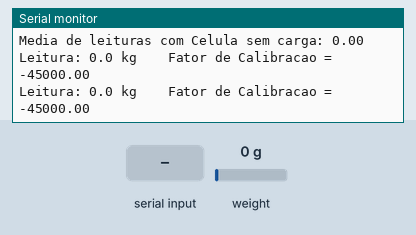
Recording of a sketch running on a simulated Arduino Uno, built with avr-gcc and run on an emulated ATmega328P. On the bench: the last lines printed to the serial monitor. Inputs (shaded band) come from the test bench; at power-on: weight on the scale 0 g.

Above: at 3.2 s.
3.3 s: weight on the scale set to 100 g
At 4.7 s:
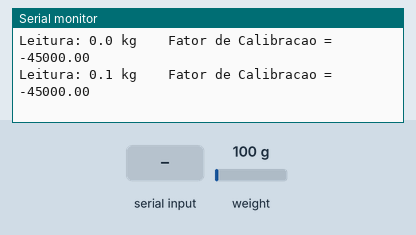
4.8 s: "x" received over Serial
6.3 s: "v" received over Serial
At 7.7 s:
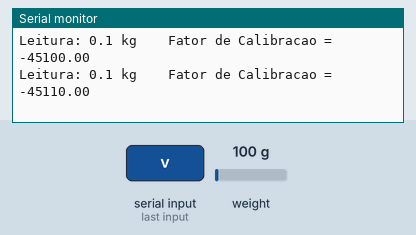
7.8 s: weight on the scale set to 1250 g
At 9.2 s:
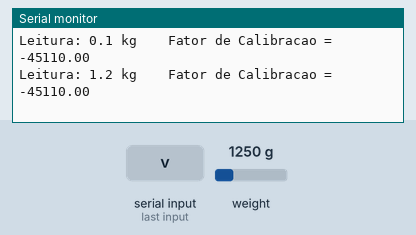
Timing chart, 0 to 10.3 s (numbered marks = the images above; inputs shaded):
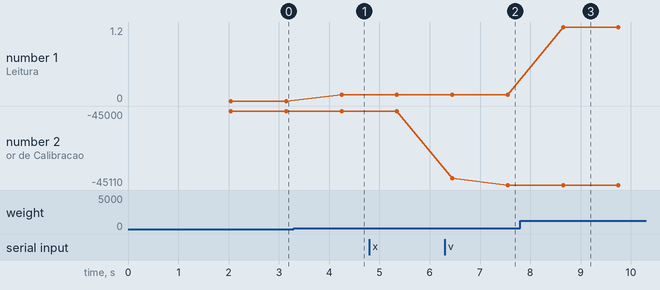

Measured:
- after the input at 3.3 s, the serial monitor: prints a new line after 0.95 s (image 1)
- after the input at 6.3 s, the serial monitor: prints a new line after 1.2 s (image 2)
- after the input at 7.8 s, the serial monitor: prints a new line after 0.85 s (image 3)
- plotted number 1: 0 → 0.1 after the input at 3.3 s, 0.1 → 1.2 after the input at 7.8 s
- plotted number 2: -45000 → -45110 after the input at 6.3 s

The sketch:

balanca_esp8266.ino
```cpp
// (licence header left out)
#include <HX711.h> //adiciona a biblioteca ao codigo

//configuracao dos pinos para o modulo HX711
const int PINO_DT = 0;
const int PINO_SCK = 2;

const int TEMPO_ESPERA = 1000; //declaracao da variavel de espera

HX711 escala; //declaracao do objeto escala na classe HX711 da biblioteca

float fator_calibracao = -45000; //pre-definicao da variavel de calibracao

char comando; //declaracao da variavel que ira receber os comandos para alterar o fator de calibracao

void setup ()
{

  //mensagens do monitor serial
  Serial.begin(9600);
  Serial.println("Celula de carga - Calibracao de Peso");
  Serial.println("Posicione um peso conhecido sobre a celula ao comecar as leituras");

  escala.begin (PINO_DT, PINO_SCK); //inicializacao e definicao dos pinos DT e SCK dentro do objeto ESCALA

  //realiza uma media entre leituras com a celula sem carga
  float media_leitura = escala.read_average();
  Serial.print("Media de leituras com Celula sem carga: ");
  Serial.print(media_leitura);
  Serial.println();

  escala.tare(); //zera a escala
}

void loop ()
{
  escala.set_scale(fator_calibracao); //ajusta a escala para o fator de calibracao

  //verifica se o modulo esta pronto para realizar leituras
  if (escala.is_ready())
  {
    //mensagens de leitura no monitor serial
    Serial.print("Leitura: ");
    Serial.print(escala.get_units(), 1); //retorna a leitura da variavel escala com a unidade quilogramas
    Serial.print(" kg");
    Serial.print(" \t Fator de Calibracao = ");
    Serial.print(fator_calibracao);
    Serial.println();

  //alteracao do fator de calibracao
    if(Serial.available())
      {
        comando = Serial.read();
        switch (comando)
        {
          case 'x':
          fator_calibracao = fator_calibracao - 100;
          break;
          case 'c':
          fator_calibracao = fator_calibracao + 100;
          break;
          case 'v':
          fator_calibracao = fator_calibracao - 10;
          break;
          case 'b':
          fator_calibracao = fator_calibracao + 10;
          break;
          case 'n':
          fator_calibracao = fator_calibracao - 1;
          break;
          case 'm':
          fator_calibracao = fator_calibracao + 1;
          break;
        }
      }
    }
    else
    {
      Serial.print("HX-711 ocupado");
    }
  delay(TEMPO_ESPERA);
}
```
